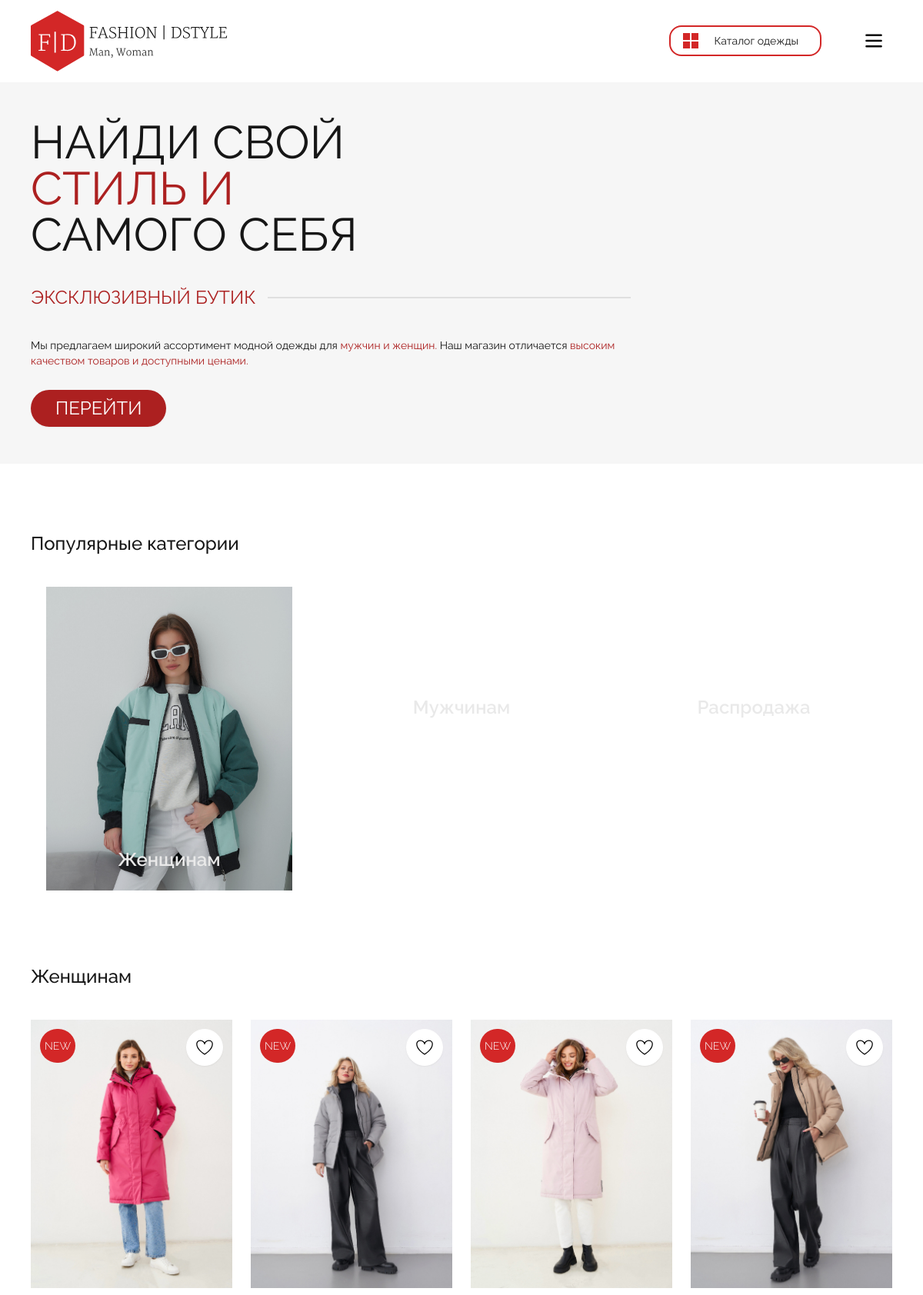
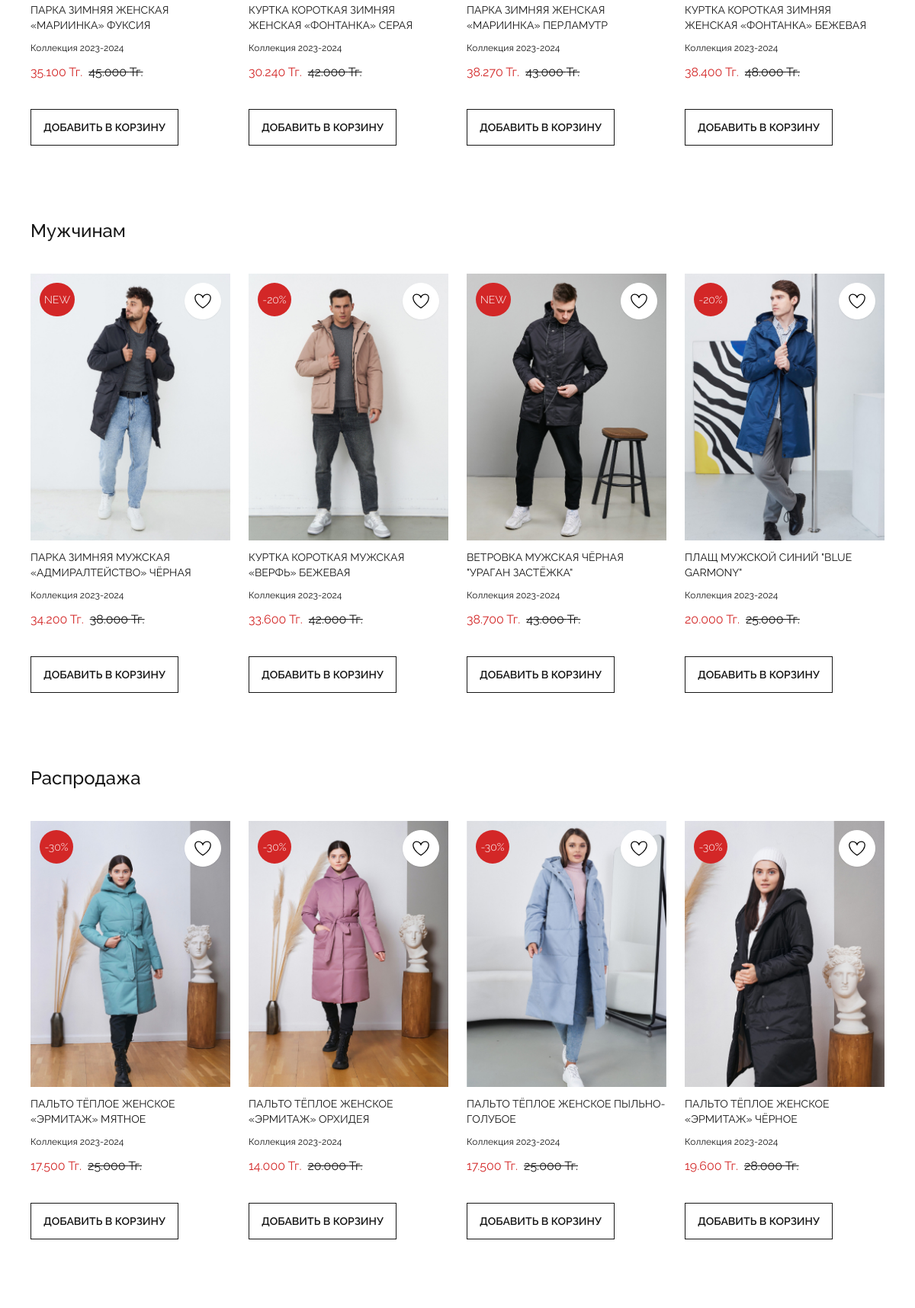
Page /project/index.php (upper part) on the committed database (2 pictures, top to bottom).
### tables this page shows
CREATE TABLE `items` (
  `id` int NOT NULL,
  `picture` varchar(65) NOT NULL,
  `cornermsg` varchar(4) NOT NULL,
  `name` varchar(120) NOT NULL,
  `price` int NOT NULL,
  `discount` int NOT NULL,
  `category` varchar(15) NOT NULL,
  `article` int NOT NULL
);

### project/handler/connect.php (called while the page is built, shortened)
<?php
	$db = mysqli_connect('localhost', 'root', '', 'marketplace');
	$itemsTable = mysqli_query($db, "SELECT * FROM `items`");
	$itemsTable = mysqli_fetch_all($itemsTable);
?>

### project/items/items.php (the view, shortened to what this page needs)
<? function DrawItemsFromDB($items) { ?>
	<div class="max-w-72 flex flex-col gap-3 text-sm justify-between">
		<div class="w-full relative flex">
			<img class="w-full object-cover aspect-9/12" src="./assets/images/items/<? echo $items[1]; ?>" alt="">
			<div class="w-full grid grid-flow-col text-center text-2xl text-primary absolute top-0 p-3">
				<? if(!($items[2] == null || $items[2] == "")) { ?>
					<div class="h-11 justify-self-start aspect-square grid place-content-center p-1.5 rounded-full bg-secondary text-sm uppercase font-light">
						<span><? echo $items[2]; ?></span>
					</div>
				<? } ?>
				<div class="btn btn-circle btn-primary hover:bg-primary h-11 justify-self-end aspect-square grid place-content-center p-2.5 group">
				</div>
			</div>
		</div>
		<div class="uppercase text-ellipsis overflow-hidden"><? echo $items[3]; ?></div>
		<div class="text-xs">Коллекция 2023-2024</div>
		<div class="flex gap-2 text-base">
			<? if ($items[5] > 0 && $items[5] != null) { ?>
				<span class="text-secondary"><? echo number_format($items[4] - ($items[4] / 100 * $items[5]), 0, '.', '.') ?> Тг.</span>
				<span class="line-through"><? echo number_format($items[4], 0, '.', '.') ?> Тг.</span>
			<? } else { ?>
				<span><? echo number_format($items[4], 0, '.', '.') ?> Тг.</span>
			<? } ?>
		</div>
		<a href="./handler/loader.php?id=<?= $items[0] ?>" class="btn btn-outline btn-neutral w-fit h-fit mt-6 text-sm uppercase">ДОБАВИТЬ В КОРЗИНУ</a>
	</div>
<? } ?>

### project/index.php (shortened to what this page needs)
<?php
  require('./handler/connect.php');
  require('./items/items.php');
?>
<!DOCTYPE html>
<html lang="en" class="scroll-smooth">
<head>
  <link rel="stylesheet" href="../tailwind/output.css?v=5" />
  <link rel="stylesheet" href="../swiper/styles/swiper.css">
</head>
<body data-theme="red">
  <header id="header" class="drawer py-3.5 2xl:px-40 xs:px-10 px-5 header-overflow">
    <div class="drawer-content flex">
      <div class="w-full navbar p-0 bg-base-100">
        <div class="flex-1">
          <a class="w-full">
          </a>
        </div>
        <div class="dropdown">
          <div tabindex="0" role="button"
            class="btn btn-ghost btn-navig navig-hover border-2 border-accent group mx-8 md:flex sm:hidden hidden">
            <svg class="w-5 h-5" viewBox="0 0 20 20" fill="none" xmlns="http://www.w3.org/2000/svg">
              <path class="fill-accent group-hover:fill-primary"
                d="M0 0h9v9H0Z M11 0h9v9H11Z M11 11h9v9H11Z M0 11h9v9H0Z" />
            </svg>
            <span class="mx-3">Каталог одежды</span>
          </div>
        </div>
        <div class="xl:hidden flex-none pl-3">
          <label for="my-drawer-3" aria-label="open sidebar" class="btn btn-square btn-ghost rounded-lg">
            <img src="./assets/icons/drawer-btn.svg" alt="">
          </label>
        </div>
      </div>
    </div>
    <div class="drawer-side z-50 w-full h-full">
      <label for="my-drawer-3" aria-label="close sidebar" class="drawer-overlay"></label>
    </div>
  </header>
  <banner class="flex justify-center bg-neutral py-12 2xl:px-40 xs:px-10 px-5 mb-10">
    <div class="flex lg:flex-row flex-col-reverse items-center justify-center xl:gap-32 lg:gap-20 md:gap-y-14 gap-10">
      <div class="xl:w-1/3 w-full flex flex-col sm:gap-7 gap-3">
        <div class="xs:text-6xl text-4xl uppercase">
          Найди свой <br> <span class="text-accent-content">стиль и</span> <br> самого себя
        </div>
        <div class="divider divider-start divider-base-200 text-accent-content xs:text-2xl text-xl uppercase">
          Эксклюзивный бутик</div>
        <div class="text-sm">
          Мы предлагаем широкий ассортимент модной одежды для <span class="text-accent-content">мужчин и женщин.</span>
          Наш магазин отличается <span class="text-accent-content">высоким качеством товаров и доступными ценами.</span>
        </div>
        <a href="#catalog"
          class="btn bg-accent-content hover:bg-accent border-none text-primary text-2xl font-normal w-fit min-h-6 h-12 px-8 rounded-3xl uppercase">Перейти</a>
      </div>
    </div>
  </banner>
  <categories id="popular" class="block py-12 2xl:px-40 xs:px-10 px-5">
    <div class="text-2xl font-medium mb-10">Популярные категории</div>
    <div class="flex flex-wrap justify-evenly items-center gap-10">
      <a href="#women">
        <div class="relative">
          <img class="brightness-90 w-80" src="./assets/images/women.jpg" alt="">
          <div class="w-full text-center text-2xl text-base-content font-semibold invert absolute bottom-0 py-6">
            Женщинам</div>
        </div>
      </a>
      <a href="#men">
        <div class="relative">
          <div class="w-full text-center text-2xl text-base-content font-semibold invert absolute bottom-0 py-6">
            Мужчинам</div>
        </div>
      </a>
      <a href="#sale">
        <div class="relative">
          <div class="w-full text-center text-2xl text-base-content font-semibold invert absolute bottom-0 py-6">
            Распродажа</div>
        </div>
      </a>
    </div>
  </categories>
  <items id="catalog">
    <div class="2xl:px-40 xs:px-10 px-5 py-12">
      <div id="women" class="text-2xl font-medium mb-10">Женщинам</div>
      <div class="grid lg:grid-cols-4 xs:grid-cols-2 grid-cols-1 gap-x-6 gap-y-16 justify-items-center">
        <?
          foreach($itemsTable as $items){
            if($items[6] == 'women') DrawItemsFromDB($items);
          }
        ?>
      </div>
    </div>
    <div class="2xl:px-40 xs:px-10 px-5 py-12">
      <div id="men" class="text-2xl font-medium mb-10">Мужчинам</div>
      <div class="grid lg:grid-cols-4 xs:grid-cols-2 grid-cols-1 gap-x-6 gap-y-16 justify-items-center">
        <?
          foreach($itemsTable as $items){
            if($items[6] == 'men') DrawItemsFromDB($items);
          }
        ?>
      </div>
    </div>
    <div class="2xl:px-40 xs:px-10 px-5 py-12">
      <div id="sale" class="text-2xl font-medium mb-10">Распродажа</div>
      <div class="grid lg:grid-cols-4 xs:grid-cols-2 grid-cols-1 gap-x-6 gap-y-16 justify-items-center">
        <?
          foreach($itemsTable as $items){
            if($items[6] == 'sale') DrawItemsFromDB($items);
          }
        ?>
      </div>
    </div>
  </items>
  <hot class="block py-12 2xl:px-40 xs:px-10 px-5">
  </hot>
</body>
</html>

### rows in the picture
items: picture (picture), cornermsg "NEW", name "ПАРКА ЗИМНЯЯ ЖЕНСКАЯ «МАРИИНКА» ФУКСИЯ", $items[4] - ($items[4] / 100 * $items[5]) "35.100", price "45.000"
items: picture (picture), cornermsg "NEW", name "КУРТКА КОРОТКАЯ ЗИМНЯЯ ЖЕНСКАЯ «ФОНТАНКА» СЕРАЯ", $items[4] - ($items[4] / 100 * $items[5]) "30.240", price "42.000"
items: picture (picture), cornermsg "NEW", name "ПАРКА ЗИМНЯЯ ЖЕНСКАЯ «МАРИИНКА» ПЕРЛАМУТР", $items[4] - ($items[4] / 100 * $items[5]) "38.270", price "43.000"
items: picture (picture), cornermsg "NEW", name "КУРТКА КОРОТКАЯ ЗИМНЯЯ ЖЕНСКАЯ «ФОНТАНКА» БЕЖЕВАЯ", $items[4] - ($items[4] / 100 * $items[5]) "38.400", price "48.000"
items: picture (picture), cornermsg "NEW", name "ПАРКА ЗИМНЯЯ МУЖСКАЯ «АДМИРАЛТЕЙСТВО» ЧЁРНАЯ", $items[4] - ($items[4] / 100 * $items[5]) "34.200", price "38.000"
items: picture (picture), cornermsg "-20%", name "КУРТКА КОРОТКАЯ МУЖСКАЯ «ВЕРФЬ» БЕЖЕВАЯ", $items[4] - ($items[4] / 100 * $items[5]) "33.600", price "42.000"
items: picture (picture), cornermsg "NEW", name "ВЕТРОВКА МУЖСКАЯ ЧЁРНАЯ \"УРАГАН ЗАСТЁЖКА\"", $items[4] - ($items[4] / 100 * $items[5]) "38.700", price "43.000"
items: picture (picture), cornermsg "-20%", name "ПЛАЩ МУЖСКОЙ СИНИЙ \"BLUE GARMONY\"", $items[4] - ($items[4] / 100 * $items[5]) "20.000", price "25.000"
items: picture (picture), cornermsg "-30%", name "ПАЛЬТО ТЁПЛОЕ ЖЕНСКОЕ «ЭРМИТАЖ» МЯТНОЕ", $items[4] - ($items[4] / 100 * $items[5]) "17.500", price "25.000"
items: picture (picture), cornermsg "-30%", name "ПАЛЬТО ТЁПЛОЕ ЖЕНСКОЕ «ЭРМИТАЖ» ОРХИДЕЯ", $items[4] - ($items[4] / 100 * $items[5]) "14.000", price "20.000"
items: picture (picture), cornermsg "-30%", name "ПАЛЬТО ТЁПЛОЕ ЖЕНСКОЕ ПЫЛЬНО-ГОЛУБОЕ", $items[4] - ($items[4] / 100 * $items[5]) "17.500", price "25.000"
items: picture (picture), cornermsg "-30%", name "ПАЛЬТО ТЁПЛОЕ ЖЕНСКОЕ «ЭРМИТАЖ» ЧЁРНОЕ", $items[4] - ($items[4] / 100 * $items[5]) "19.600", price "28.000"
